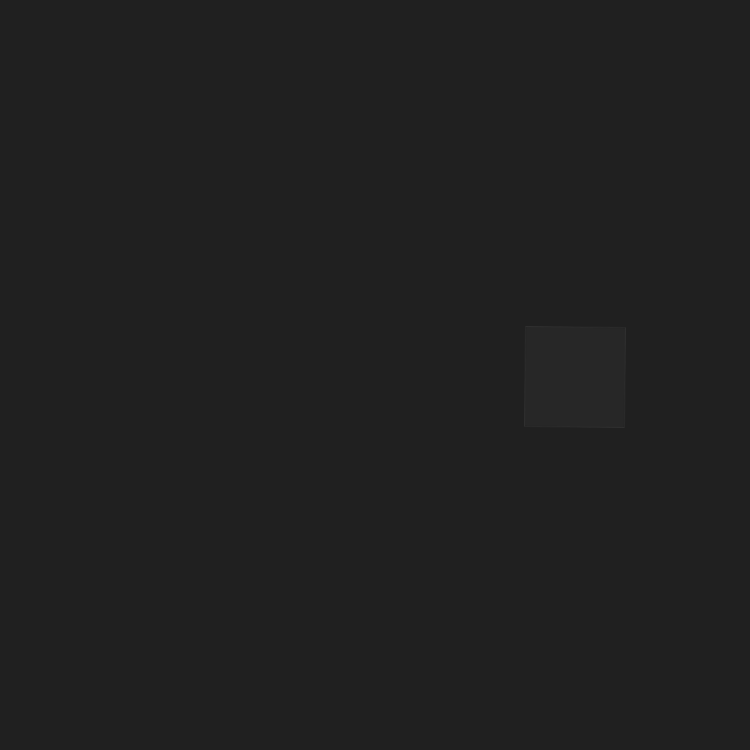
Frame 1 (no input)
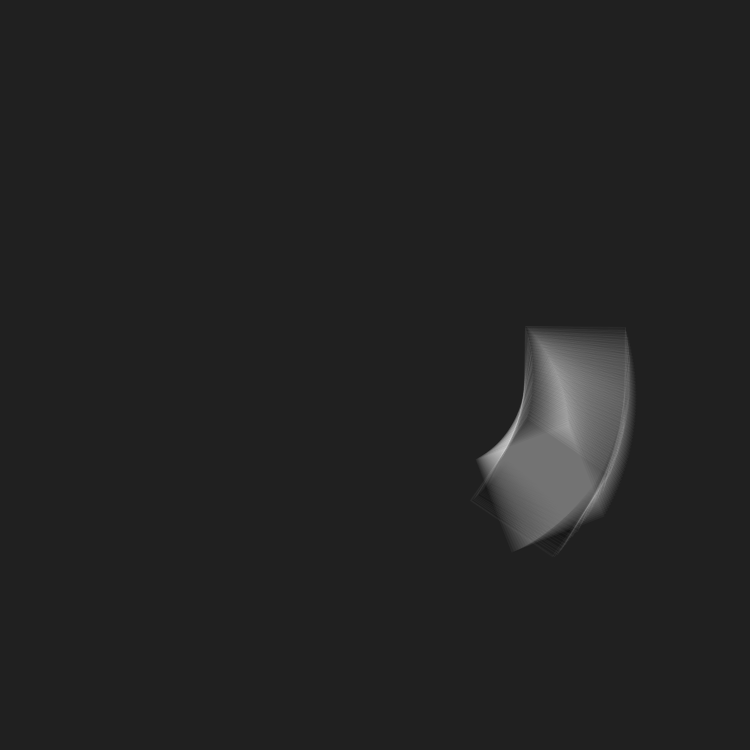
Frame 60 (the mouse pressed at the canvas centre just before this capture)
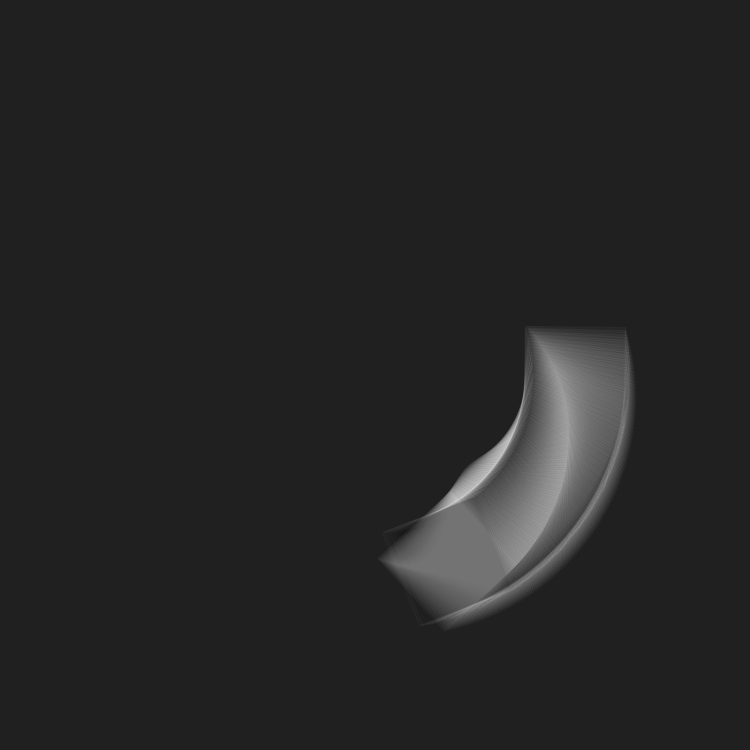
Frame 120 (the mouse held since frame 60 and released just before this capture)

The Processing sketch that drew these frames (run headless with seeded random() and noise(); from frame 60 on, the mouse is pressed at the canvas centre):

// Processing sketch: sketch
// ── sketch.pde
// INFO ************** //
//////////////////////////////
/*

*/

// LIBRERÍAS ************** //
//////////////////////////////

// VARIABLES GLOBALES ***** //
//////////////////////////////
int ancho = 750;
int alto = ancho;
String pathData = "../../data/";
String pathExport = "../../export/";

int margen = 100;
int sep = 6;


// SETUP ****************** //
//////////////////////////////
void settings(){
  size(ancho, alto);
}

void setup(){
  background(#202020);
  colorMode(HSB);
  rectMode(CENTER);
  noStroke();
  // stroke(255);
  // strokeWeight(5);
}

// LOOP ******************* //
//////////////////////////////
void draw(){
  float t = frameCount*0.01;
  pushMatrix();
  translate(ancho/2, alto/2);
  rotate(t);
  pushMatrix();
  translate(200,0);
  rotate(t);
  fill(255, 10);
  stroke(0, 10);
  rect(0, 0, 100, 100);
  rotate(-t);
  fill(0, 10);
  stroke(255, 10);
  rect(0, 0, 100, 100);
  popMatrix();
  popMatrix();



}

// FUNCIONES ************** //
//////////////////////////////
void keyPressed(){
  if(key == 's'){
    save(pathExport + "G20/" + timeStamp() + ".png");
  }
}

String timeStamp(){
  String y = str(year());
  String m = nf(month(), 2);
  String d = nf(day(), 2);
  String h = nf(hour(), 2);
  String mn = nf(minute(), 2);
  String s = nf(second(), 2);

  String ts = y + m + d + h + h + m + s;

  return ts;
}

void mousePressed(){
  setup();
}
